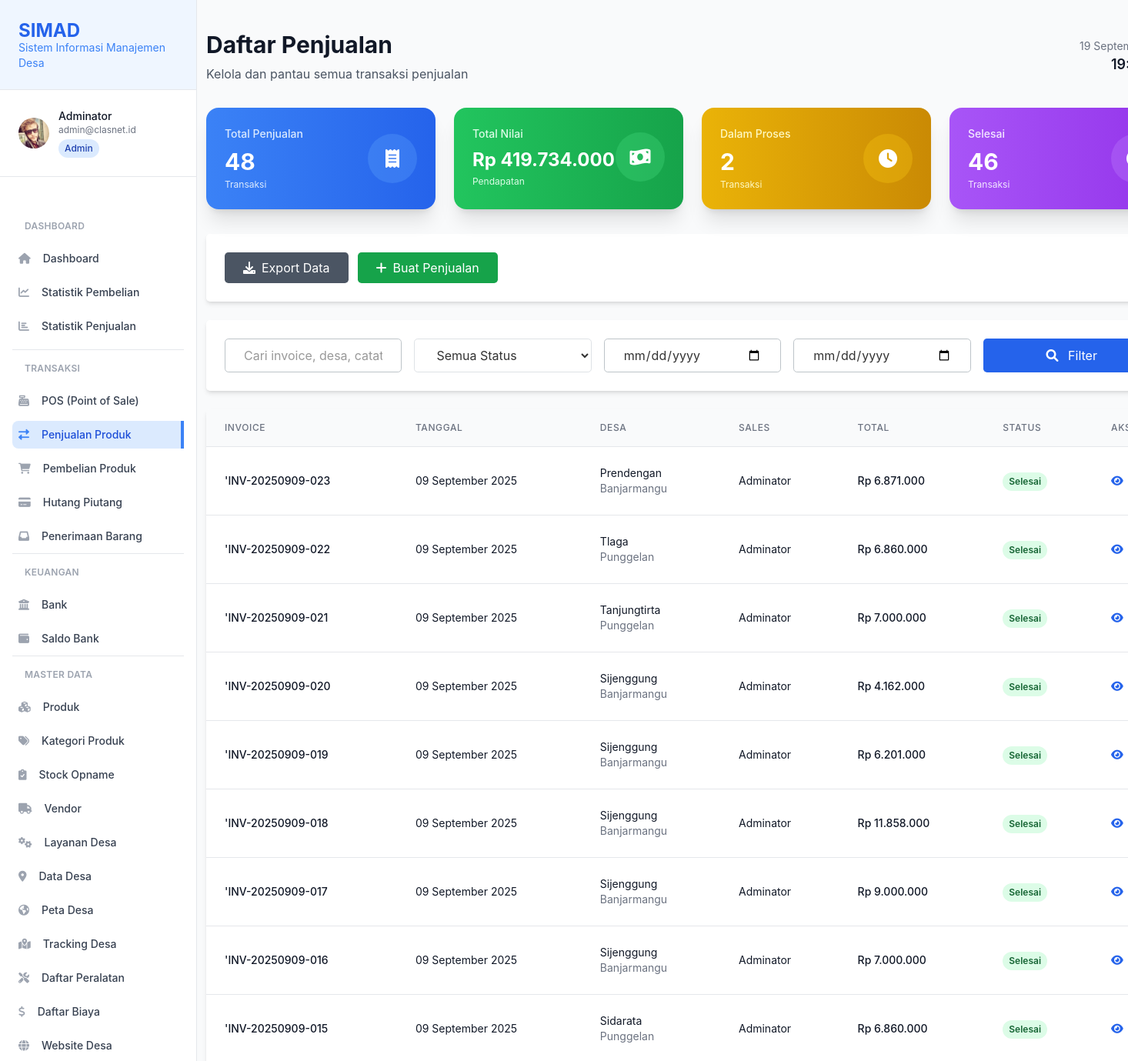
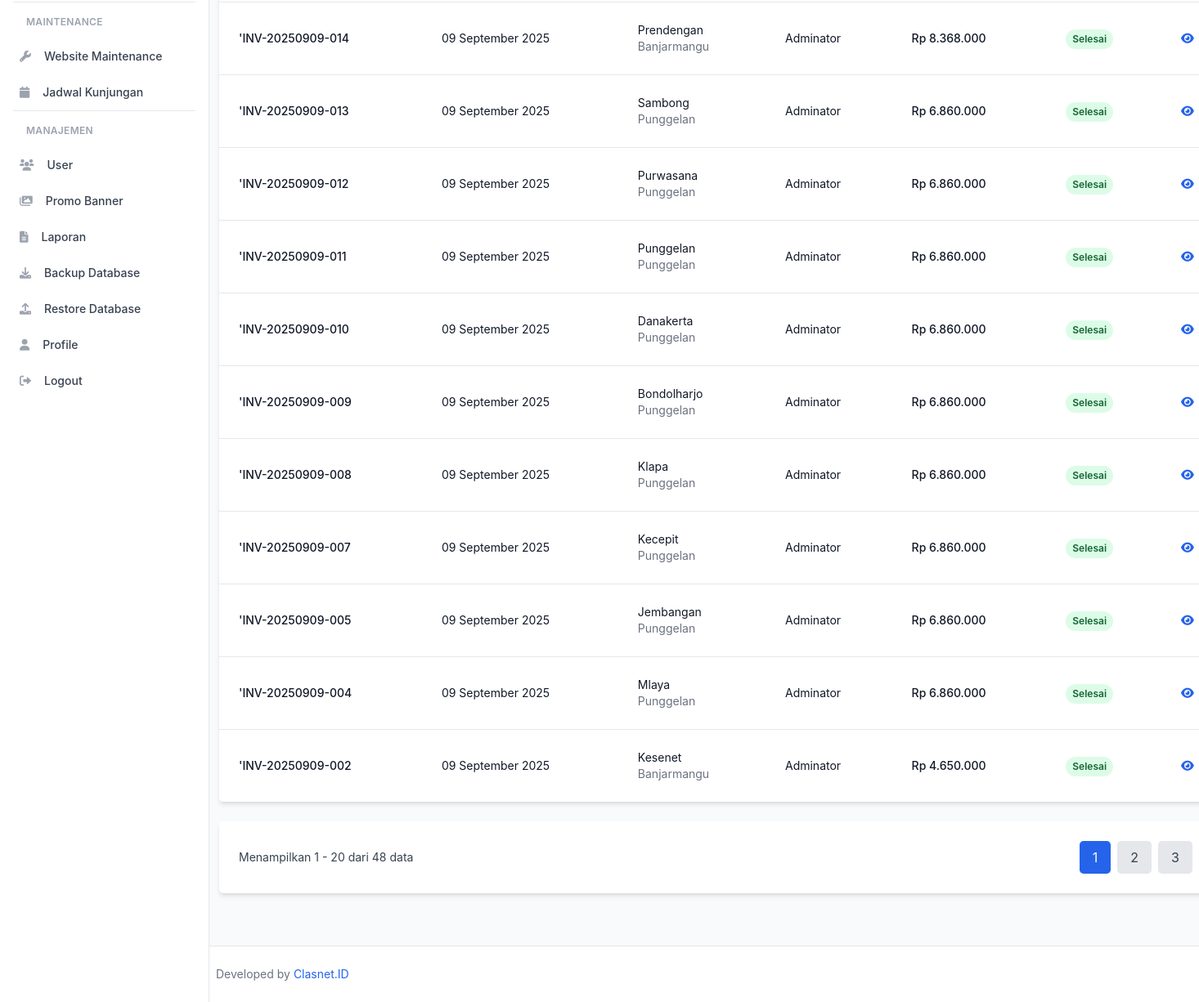
Page /transaksi.php (signed in) on the committed database (2 pictures, top to bottom).
### tables this page shows
CREATE TABLE `users` (
  `id` int(11) NOT NULL,
  `username` varchar(50) NOT NULL,
  `email` varchar(100) NOT NULL,
  `password` varchar(255) NOT NULL,
  `nama_lengkap` varchar(100) NOT NULL,
  `role` enum('admin','akunting','supervisor','teknisi','programmer','sales','finance') NOT NULL,
  `no_hp` varchar(20) DEFAULT NULL,
  `foto_profil` varchar(255) DEFAULT NULL,
  `status` enum('aktif','nonaktif') DEFAULT 'aktif',
  `created_at` timestamp NOT NULL DEFAULT current_timestamp(),
  `updated_at` timestamp NOT NULL DEFAULT current_timestamp() ON UPDATE current_timestamp(),
  `last_login` timestamp NULL DEFAULT NULL
);

CREATE TABLE `transaksi` (
  `id` int(11) NOT NULL,
  `nomor_invoice` varchar(20) NOT NULL,
  `desa_id` int(11) NOT NULL,
  `user_id` int(11) NOT NULL,
  `tanggal_transaksi` date NOT NULL,
  `jenis_transaksi` enum('barang','layanan','campuran') NOT NULL,
  `metode_pembayaran` enum('tunai','dp_pelunasan','tempo') NOT NULL,
  `bank_id` int(11) DEFAULT NULL,
  `total_amount` decimal(15,2) NOT NULL,
  `dp_amount` decimal(15,2) DEFAULT 0.00,
  `sisa_amount` decimal(15,2) DEFAULT 0.00,
  `tanggal_jatuh_tempo` date DEFAULT NULL,
  `status_transaksi` enum('draft','diproses','dikirim','selesai') DEFAULT 'draft',
  `status_pembayaran` enum('belum_bayar','dp','lunas') DEFAULT 'belum_bayar',
  `catatan` text DEFAULT NULL,
  `created_at` timestamp NOT NULL DEFAULT current_timestamp(),
  `updated_at` timestamp NOT NULL DEFAULT current_timestamp() ON UPDATE current_timestamp()
);

CREATE TABLE `desa` (
  `id` int(11) NOT NULL,
  `nama_desa` varchar(100) NOT NULL,
  `alamat` text NOT NULL,
  `kecamatan` varchar(50) NOT NULL,
  `kabupaten` varchar(50) NOT NULL,
  `provinsi` varchar(50) NOT NULL,
  `latitude` decimal(10,8) DEFAULT NULL,
  `longitude` decimal(11,8) DEFAULT NULL,
  `kode_pos` varchar(10) DEFAULT NULL,
  `nama_kepala_desa` varchar(100) DEFAULT NULL,
  `jabatan_kepala_desa` varchar(100) DEFAULT NULL,
  `no_hp_kepala_desa` varchar(20) DEFAULT NULL,
  `nama_sekdes` varchar(100) DEFAULT NULL,
  `no_hp_sekdes` varchar(20) DEFAULT NULL,
  `nama_admin_it` varchar(100) DEFAULT NULL,
  `no_hp_admin_it` varchar(20) DEFAULT NULL,
  `email_desa` varchar(100) DEFAULT NULL,
  `pin` varchar(255) DEFAULT NULL,
  `kategori` enum('baru','rutin','prioritas') DEFAULT 'baru',
  `tingkat_digitalisasi` enum('rendah','sedang','tinggi') DEFAULT 'rendah',
  `limit_kredit` decimal(15,2) DEFAULT 0.00,
  `foto_kantor` varchar(255) DEFAULT NULL,
  `catatan_khusus` text DEFAULT NULL,
  `status` enum('aktif','nonaktif') DEFAULT 'aktif',
  `created_at` timestamp NOT NULL DEFAULT current_timestamp(),
  `updated_at` timestamp NOT NULL DEFAULT current_timestamp() ON UPDATE current_timestamp()
);

### transaksi.php (the view, shortened to what the rows shown need)
<?php
require_once 'config/database.php';
require_once 'config/auth.php';
$db = getDatabase();
function formatTanggalIndonesia($tanggal) {
    $bulan = [
        1 => 'Januari', 2 => 'Februari', 3 => 'Maret', 4 => 'April',
        5 => 'Mei', 6 => 'Juni', 7 => 'Juli', 8 => 'Agustus',
        9 => 'September', 10 => 'Oktober', 11 => 'November', 12 => 'Desember'
    ];
    $timestamp = strtotime($tanggal);
    $hari = date('d', $timestamp);
    $bulan_num = (int)date('m', $timestamp);
    $tahun = date('Y', $timestamp);
    return $hari . ' ' . $bulan[$bulan_num] . ' ' . $tahun;
}
function formatRupiah($angka) {
    return 'Rp ' . number_format($angka, 0, ',', '.');
}
$conditions = ["1=1"];
$params = [];
$where_clause = implode(' AND ', $conditions);
$page = (int)($_GET['page'] ?? 1);
$limit = 20;
$offset = ($page - 1) * $limit;
$query = "SELECT t.*, d.nama_desa, d.kecamatan, u.nama_lengkap as sales_name
    FROM transaksi t
    LEFT JOIN desa d ON t.desa_id = d.id
    LEFT JOIN users u ON t.user_id = u.id
    WHERE $where_clause
    ORDER BY t.tanggal_transaksi DESC, t.id DESC
    LIMIT $limit OFFSET $offset";
$transaksi_list = $db->select($query, $params);
require_once 'layouts/header.php';
?>
<div class="ml-0 px-2 sm:px-4 lg:px-6 py-8 max-w-screen-xl">
    <div class="mb-8">
        <div class="flex items-center justify-between">
            <div>
                <h1 class="text-3xl font-bold text-gray-900">Daftar Penjualan</h1>
            </div>
        </div>
    </div>
    <div class="bg-white rounded-lg shadow-md overflow-hidden">
        <div class="overflow-x-auto">
            <table class="min-w-full divide-y divide-gray-200">
                <thead class="bg-gray-50">
                    <tr>
                        <th class="px-6 py-3 text-left text-xs font-medium text-gray-500 uppercase tracking-wider">Invoice</th>
                        <th class="px-6 py-3 text-left text-xs font-medium text-gray-500 uppercase tracking-wider">Tanggal</th>
                        <th class="px-6 py-3 text-left text-xs font-medium text-gray-500 uppercase tracking-wider">Desa</th>
                        <th class="px-6 py-3 text-left text-xs font-medium text-gray-500 uppercase tracking-wider">Sales</th>
                        <th class="px-6 py-3 text-left text-xs font-medium text-gray-500 uppercase tracking-wider">Total</th>
                        <th class="px-6 py-3 text-left text-xs font-medium text-gray-500 uppercase tracking-wider">Status</th>
                        <th class="px-6 py-3 text-left text-xs font-medium text-gray-500 uppercase tracking-wider">Aksi</th>
                    </tr>
                </thead>
                <tbody class="bg-white divide-y divide-gray-200">
                    <?php if (empty($transaksi_list)): ?>
                    <tr>
                        <td colspan="7" class="px-6 py-12 text-center text-gray-500">
                            <i class="fas fa-inbox text-4xl mb-4 text-gray-300"></i>
                            <p class="text-lg">Tidak ada data transaksi</p>
                            <p class="text-sm">Silakan buat transaksi baru atau ubah filter pencarian</p>
                        </td>
                    </tr>
                    <?php else: ?>
                        <?php foreach ($transaksi_list as $transaksi): ?>
                        <tr class="hover:bg-gray-50 transition-colors">
                            <td class="px-6 py-4 whitespace-nowrap">
                                <div class="text-sm font-medium text-gray-900"><?= htmlspecialchars($transaksi['nomor_invoice']) ?></div>
                            </td>
                            <td class="px-6 py-4 whitespace-nowrap">
                                <div class="text-sm text-gray-900"><?= formatTanggalIndonesia($transaksi['tanggal_transaksi']) ?></div>
                            </td>
                            <td class="px-6 py-4 whitespace-nowrap">
                                <div class="text-sm text-gray-900"><?= htmlspecialchars($transaksi['nama_desa'] ?? '-') ?></div>
                                <div class="text-sm text-gray-500"><?= htmlspecialchars($transaksi['kecamatan'] ?? '') ?></div>
                            </td>
                            <td class="px-6 py-4 whitespace-nowrap">
                                <div class="text-sm text-gray-900"><?= htmlspecialchars($transaksi['sales_name'] ?? '-') ?></div>
                            </td>
                            <td class="px-6 py-4 whitespace-nowrap">
                                <div class="text-sm font-medium text-gray-900"><?= formatRupiah($transaksi['total_amount']) ?></div>
                            </td>
                            <td class="px-6 py-4 whitespace-nowrap">
                                <?php
                                $status_colors = [
                                    'draft' => 'bg-gray-100 text-gray-800',
                                    'diproses' => 'bg-blue-100 text-blue-800',
                                    'dikirim' => 'bg-yellow-100 text-yellow-800',
                                    'selesai' => 'bg-green-100 text-green-800'
                                ];
                                $status_class = $status_colors[$transaksi['status_transaksi']] ?? 'bg-gray-100 text-gray-800';
                                ?>
                                <span class="inline-flex px-2 py-1 text-xs font-semibold rounded-full <?= $status_class ?>">
                                    <?= ucfirst($transaksi['status_transaksi']) ?>
                                </span>
                            </td>
                            <td class="px-6 py-4 whitespace-nowrap text-sm font-medium">
                                <div class="flex space-x-2">
                                    <a href="transaksi-detail.php?id=<?= $transaksi['id'] ?>" class="text-blue-600 hover:text-blue-900 transition-colors">
                                        <i class="fas fa-eye"></i>
                                    </a>
                                </div>
                            </td>
                        </tr>
                        <?php endforeach; ?>
                    <?php endif; ?>
                </tbody>
            </table>
        </div>
    </div>
</div>
<?php require_once 'layouts/footer.php'; ?>

### layouts/header.php (shortened to what the rows shown need)
<?php
if (class_exists('AuthStatic') && AuthStatic::isLoggedIn()) {
    $user = AuthStatic::getCurrentUser();
}
?>
<!DOCTYPE html>
<html lang="id" class="h-full bg-gray-50">
<head>
    <link href="https://cdn.jsdelivr.net/npm/bootstrap@4.6.2/dist/css/bootstrap.min.css" rel="stylesheet">
    <script src="https://cdn.tailwindcss.com"></script>
    <link href="https://cdnjs.cloudflare.com/ajax/libs/font-awesome/6.0.0/css/all.min.css" rel="stylesheet">
    <link href="css/pwa-mobile.css?v=<?php echo time(); ?>" rel="stylesheet">
    <link href="https://cdn.jsdelivr.net/npm/select2@4.1.0-rc.0/dist/css/select2.min.css" rel="stylesheet" />
</head>
<body class="h-full bg-gray-50">
    <aside id="sidebar" class="fixed top-0 left-0 z-20 flex flex-col flex-shrink-0 hidden w-64 h-full font-normal duration-75 lg:flex transition-width" aria-label="Sidebar">
        <div class="relative flex-1 flex flex-col min-h-0 border-r border-gray-200 bg-white">
            <div class="px-4 py-4 border-b border-gray-200 bg-white">
                <div class="flex items-center space-x-3">
                    <div class="flex-1 min-w-0">
                        <p class="text-sm font-medium text-gray-900 truncate">
                            <?php echo htmlspecialchars($user['nama_lengkap'] ?? 'User'); ?>
                        </p>
                        <p class="text-xs text-gray-500 truncate">
                            <?php echo htmlspecialchars($user['email'] ?? ''); ?>
                        </p>
                        <span class="inline-flex items-center px-2 py-1 rounded-full text-xs font-medium bg-blue-100 text-blue-800 mt-1">
                            <?php echo ucfirst($user['role'] ?? 'user'); ?>
                        </span>
                    </div>
                </div>
            </div>
        </div>
    </aside>
    <div id="main-content" class="h-full w-full bg-gray-50 relative lg:ml-64 overflow-x-hidden">
        <main class="pt-2 px-1 sm:px-2 max-w-full">

### rows in the picture
users: nama_lengkap "Adminator", email "admin@clasnet.id", role "Admin"
transaksi: nomor_invoice "'INV-20250909-023", tanggal_transaksi "09 September 2025", desa.nama_desa "Prendengan", desa.kecamatan "Banjarmangu", user.nama_lengkap "Adminator", total_amount "Rp 6.871.000", status_transaksi "Selesai"
transaksi: nomor_invoice "'INV-20250909-022", tanggal_transaksi "09 September 2025", desa.nama_desa "Tlaga", desa.kecamatan "Punggelan", user.nama_lengkap "Adminator", total_amount "Rp 6.860.000", status_transaksi "Selesai"
transaksi: nomor_invoice "'INV-20250909-021", tanggal_transaksi "09 September 2025", desa.nama_desa "Tanjungtirta", desa.kecamatan "Punggelan", user.nama_lengkap "Adminator", total_amount "Rp 7.000.000", status_transaksi "Selesai"
transaksi: nomor_invoice "'INV-20250909-020", tanggal_transaksi "09 September 2025", desa.nama_desa "Sijenggung", desa.kecamatan "Banjarmangu", user.nama_lengkap "Adminator", total_amount "Rp 4.162.000", status_transaksi "Selesai"
transaksi: nomor_invoice "'INV-20250909-019", tanggal_transaksi "09 September 2025", desa.nama_desa "Sijenggung", desa.kecamatan "Banjarmangu", user.nama_lengkap "Adminator", total_amount "Rp 6.201.000", status_transaksi "Selesai"
transaksi: nomor_invoice "'INV-20250909-018", tanggal_transaksi "09 September 2025", desa.nama_desa "Sijenggung", desa.kecamatan "Banjarmangu", user.nama_lengkap "Adminator", total_amount "Rp 11.858.000", status_transaksi "Selesai"
transaksi: nomor_invoice "'INV-20250909-017", tanggal_transaksi "09 September 2025", desa.nama_desa "Sijenggung", desa.kecamatan "Banjarmangu", user.nama_lengkap "Adminator", total_amount "Rp 9.000.000", status_transaksi "Selesai"
transaksi: nomor_invoice "'INV-20250909-016", tanggal_transaksi "09 September 2025", desa.nama_desa "Sijenggung", desa.kecamatan "Banjarmangu", user.nama_lengkap "Adminator", total_amount "Rp 7.000.000", status_transaksi "Selesai"
transaksi: nomor_invoice "'INV-20250909-015", tanggal_transaksi "09 September 2025", desa.nama_desa "Sidarata", desa.kecamatan "Punggelan", user.nama_lengkap "Adminator", total_amount "Rp 6.860.000", status_transaksi "Selesai"
transaksi: nomor_invoice "'INV-20250909-014", tanggal_transaksi "09 September 2025", desa.nama_desa "Prendengan", desa.kecamatan "Banjarmangu", user.nama_lengkap "Adminator", total_amount "Rp 8.368.000", status_transaksi "Selesai"
transaksi: nomor_invoice "'INV-20250909-013", tanggal_transaksi "09 September 2025", desa.nama_desa "Sambong", desa.kecamatan "Punggelan", user.nama_lengkap "Adminator", total_amount "Rp 6.860.000", status_transaksi "Selesai"
transaksi: nomor_invoice "'INV-20250909-012", tanggal_transaksi "09 September 2025", desa.nama_desa "Purwasana", desa.kecamatan "Punggelan", user.nama_lengkap "Adminator", total_amount "Rp 6.860.000", status_transaksi "Selesai"
transaksi: nomor_invoice "'INV-20250909-011", tanggal_transaksi "09 September 2025", desa.nama_desa "Punggelan", desa.kecamatan "Punggelan", user.nama_lengkap "Adminator", total_amount "Rp 6.860.000", status_transaksi "Selesai"
transaksi: nomor_invoice "'INV-20250909-010", tanggal_transaksi "09 September 2025", desa.nama_desa "Danakerta", desa.kecamatan "Punggelan", user.nama_lengkap "Adminator", total_amount "Rp 6.860.000", status_transaksi "Selesai"
transaksi: nomor_invoice "'INV-20250909-009", tanggal_transaksi "09 September 2025", desa.nama_desa "Bondolharjo", desa.kecamatan "Punggelan", user.nama_lengkap "Adminator", total_amount "Rp 6.860.000", status_transaksi "Selesai"
transaksi: nomor_invoice "'INV-20250909-008", tanggal_transaksi "09 September 2025", desa.nama_desa "Klapa", desa.kecamatan "Punggelan", user.nama_lengkap "Adminator", total_amount "Rp 6.860.000", status_transaksi "Selesai"
transaksi: nomor_invoice "'INV-20250909-007", tanggal_transaksi "09 September 2025", desa.nama_desa "Kecepit", desa.kecamatan "Punggelan", user.nama_lengkap "Adminator", total_amount "Rp 6.860.000", status_transaksi "Selesai"
transaksi: nomor_invoice "'INV-20250909-005", tanggal_transaksi "09 September 2025", desa.nama_desa "Jembangan", desa.kecamatan "Punggelan", user.nama_lengkap "Adminator", total_amount "Rp 6.860.000", status_transaksi "Selesai"
transaksi: nomor_invoice "'INV-20250909-004", tanggal_transaksi "09 September 2025", desa.nama_desa "Mlaya", desa.kecamatan "Punggelan", user.nama_lengkap "Adminator", total_amount "Rp 6.860.000", status_transaksi "Selesai"
transaksi: nomor_invoice "'INV-20250909-002", tanggal_transaksi "09 September 2025", desa.nama_desa "Kesenet", desa.kecamatan "Banjarmangu", user.nama_lengkap "Adminator", total_amount "Rp 4.650.000", status_transaksi "Selesai"

### other values in the picture
$stats['total_transaksi'] "48"
formatRupiah($stats['total_pendapatan']) "Rp 419.734.000"
$stats['pending_count'] "2"
$stats['completed_count'] "46"
min($page * $limit, $total_records) "20"
$total_records "48"
